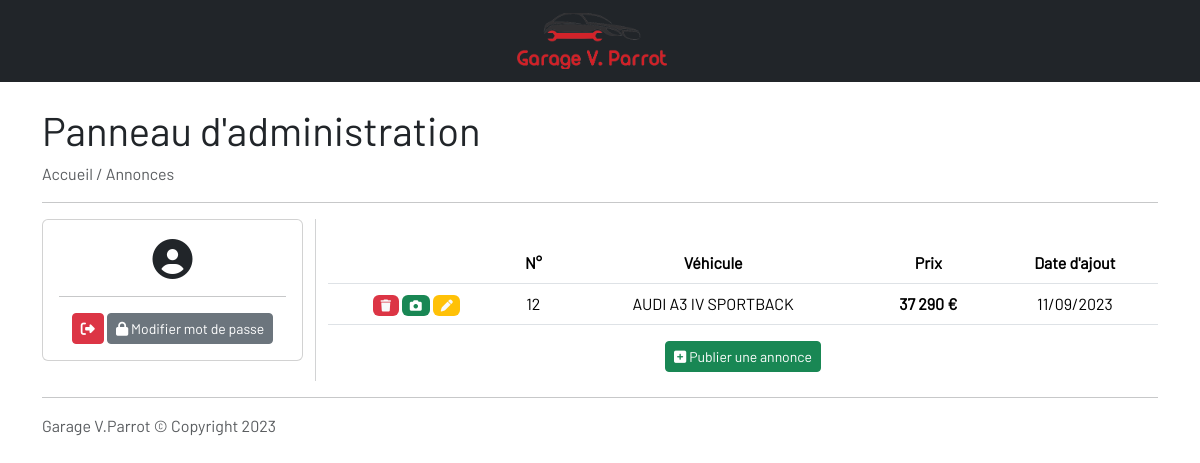
The app's page /cars.php with its own data.
### tables this page shows
CREATE TABLE `cars` (
  `id` int(11) NOT NULL,
  `author` varchar(64) NOT NULL,
  `general_informations` text NOT NULL,
  `vehicle_power` text NOT NULL,
  `consumption` text NOT NULL,
  `warranty` int(11) NOT NULL,
  `options` text NOT NULL,
  `year` int(11) NOT NULL,
  `price` int(11) NOT NULL,
  `kilometers` int(11) NOT NULL,
  `creation_date` varchar(64) NOT NULL
);

### cars.php (the view, shortened to what this page needs)
<?php
require('includes/refresh.php');
?>
<!doctype html>
<html lang="fr">
    <head>
        <link href="https://cdn.jsdelivr.net/npm/bootstrap@5.3.1/dist/css/bootstrap.min.css" rel="stylesheet">
        <link rel="stylesheet" href="css/index.css">
        <link rel="stylesheet" href="css/gestion.css">
        <link href="assets/fontawesome/css/fontawesome.css" rel="stylesheet">
        <link href="assets/fontawesome/css/solid.css" rel="stylesheet">
    </head>
    <body>
        <?php include('includes/adminNavBar.php');?>
        <br>
        <div class="container">
            <h5 class="display-6 d-flex">Panneau d'administration</h5>
            <p class="text-muted text-left"><a href="gestion">Accueil</a> / Annonces</p>
            <hr>
            <div class="row text-center">
                <div class="col-md-3 custom-spacing">
                    <?php include('includes/userInfosCard.php');?>
                </div>
                <div class="col-md verticalSeperatorLeft">
                    <br>
                    <?php
                    $getCarList = $bdd->query('SELECT id, author, general_informations, price, DATE_FORMAT(creation_date, \'%d/%m/%Y\') AS creation_date FROM cars ORDER BY id DESC');
                    ?>
                    <table class="table table-responsive">
                        <thead>
                            <tr>
                                <th scope="col"></th>
                                <th scope="col">N°</th>
                                <th scope="col">Véhicule</th>
                                <th scope="col">Prix</th>
                                <th scope="col">Date d'ajout</th>
                            </tr>
                        </thead>
                        <tbody>
                            <?php
                            while($carList = $getCarList->fetch()){
                                $generalInformations = json_decode($carList['general_informations']);
                            ?>
                                <tr>
                                    <td><a href="#"><span class="badge text-bg-danger" data-bs-toggle="modal" data-bs-target="#delCarConfirmation<?=$carList['id'];?>"><i class="fa-solid fa-trash text-light"></i></span></a> <a href="addCar?id=<?=$carList['id'];?>&step=2&type=edit"><span class="badge text-bg-success"><i class="fa-solid fa-camera"></i></span></a> <a href="editCar?id=<?=$carList['id'];?>"><span class="badge text-bg-warning"><i class="fa-solid fa-pen text-light"></i></span></a></td>
                                    <td><a href="#"><?=$carList['id'];?></a></td>
                                    <td><?=$generalInformations->marque;?> <?=$generalInformations->modele;?></td>
                                    <td><b><?=number_format($carList['price'],'0',' ',' ');?> €</b></td>
                                    <td><?=$carList['creation_date'];?></td>
                                </tr>
                            <?php } ?>
                        </tbody>
                    </table>
                    <a href="addCar" class="btn btn-sm btn-success"><i class="fa-solid fa-square-plus"></i> Publier une annonce</a>
                </div>
            </div>
            <hr>
            <p class="text-muted d-flex">Garage V.Parrot &copy; Copyright 2023</p>
        </div>
        <br>
    </body>
</html>

### css/index.css (style rules this page uses)
body { -ms-overflow-style: none; scrollbar-width: none; font-family: "Barlow", sans-serif; }
.verticalSeperatorLeft { border-left: var(--bs-border-width) solid rgba(199, 200, 201, .8); }

### css/gestion.css (style rules this page uses)
.custom-spacing { margin-bottom: 20px; }
a { text-decoration: none; color:inherit; }

### records on screen
cars: id "12", marque "AUDI", modele "A3 IV SPORTBACK", price "37 290", creation_date "11/09/2023"
